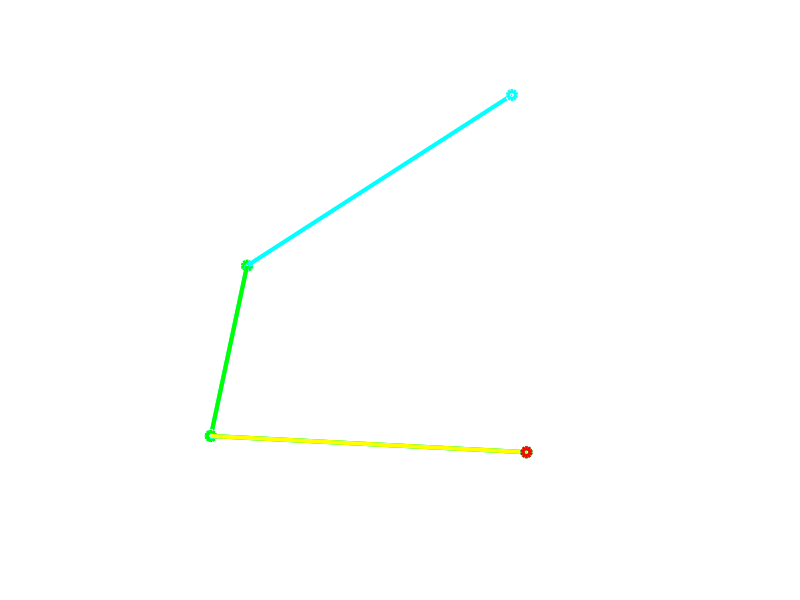

Write the MATLAB code that produced this figure. (Note: this script raises an error after producing the figure.)
function [] = spline_curve_construction_animation()
% spline_curve_construction_animation : 3D Bezier curve
% construction animation with De Casteljau algorithm.
%
% Author & support : nicolas.douillet (at) free.fr, 2020-2021.


step_t = 1e-2;  % time vector sampling step
t = 0:step_t:1; % time vector
s = 1-t;        % reverse time vector

% 3D control points coordinates
A = [6 0 5]';
B = [0 18 4]'; % 16 2 4
C = [21 25 11]';
D = [33 13 24]';

% De Casteljau algorithm :
% iterative construction
% of M(t) Bezier curve points
E = zeros(3,length(t));
F = zeros(3,length(t));
G = zeros(3,length(t));
H = zeros(3,length(t));
I = zeros(3,length(t));

time_lapse = 0.1; % animation time_lapse between two frames
filename = '3D_bezier_DeCasteljau_construction_algo_bf.gif';

h = figure;
set(h,'Position',get(0,'ScreenSize'));
axis tight manual;


for k = 1:length(t)
                
    E(:,k) = s(1,k)*A + t(1,k)*B;
    F(:,k) = s(1,k)*B + t(1,k)*C;
    G(:,k) = s(1,k)*C + t(1,k)*D;
    H(:,k) = s(1,k)*E(:,k) + t(1,k)*F(:,k);
    I(:,k) = s(1,k)*F(:,k) + t(1,k)*G(:,k);
    M(:,k) = s(1,k)*H(:,k) + t(1,k)*I(:,k);
    
    % Display points
    plot3(A(1),A(2),A(3),'co','Linewidth',3), hold on;
    plot3(B(1),B(2),B(3),'co','Linewidth',3), hold on;
    plot3(C(1),C(2),C(3),'co','Linewidth',3), hold on;
    plot3(D(1),D(2),D(3),'co','Linewidth',3), hold on;

    % Display segments
    plot3([A(1),B(1)],[A(2),B(2)],[A(3),B(3)],'Color',[0 1 1],'Linewidth',3), hold on;
    plot3([B(1),C(1)],[B(2),C(2)],[B(3),C(3)],'Color',[0 1 1],'Linewidth',3), hold on;
    plot3([C(1),D(1)],[C(2),D(2)],[C(3),D(3)],'Color',[0 1 1],'Linewidth',3), hold on;

    plot3(E(1,k),E(2,k),E(3,k),'go','Linewidth',3), hold on;
    plot3(F(1,k),F(2,k),F(3,k),'go','Linewidth',3), hold on;
    plot3(G(1,k),G(2,k),G(3,k),'go','Linewidth',3), hold on;
    
    plot3([E(1,k),F(1,k)],[E(2,k),F(2,k)],[E(3,k),F(3,k)], 'Color', 'g', 'Linewidth',3), hold on;
    plot3([F(1,k),G(1,k)],[F(2,k),G(2,k)],[F(3,k),G(3,k)], 'Color', 'g', 'Linewidth',3), hold on;
        
    plot3(H(1,k),H(2,k),H(3,k),'o', 'Color', 'g', 'Linewidth',3), hold on;
    plot3(I(1,k),I(2,k),I(3,k),'o', 'Color', 'g','Linewidth',3), hold on;
    
    plot3([H(1,k),I(1,k)],[H(2,k),I(2,k)],[H(3,k),I(3,k)], 'Color', 'y', 'Linewidth',3), hold on;  
    
    plot3(M(1,:),M(2,:),M(3,:),'r','Linewidth',3);
    plot3(M(1,k),M(2,k),M(3,k),'ro','Linewidth',3);            
    
    set(gcf,'Color',[0 0 0]), set(gca,'Color',[0 0 0], 'XColor', [1 1 1], 'YColor', [1 1 1], 'ZColor', [1 1 1], 'FontSize', 14);
    view(-58, 21);
    grid on;
    
    xlabel('X', 'Color', [1 1 1]), ylabel('Y', 'Color', [1 1 1]), zlabel('Z', 'Color', [1 1 1]);
    title('3D Bezier curve built with De Casteljau algorithm', 'Color', [1 1 1], 'FontSize', 16);
    
    drawnow;
    
    frame = getframe(h);
    im = frame2im(frame);
    [imind,cm] = rgb2ind(im,256);
    
    % Write to the .gif file
    if k == 1
        imwrite(imind,cm,filename,'gif', 'Loopcount',Inf,'DelayTime',time_lapse);
    else
        imwrite(imind,cm,filename,'gif','WriteMode','append','DelayTime',time_lapse);
    end
    
    clf(1);

end


end % spline_curve_construction_animation